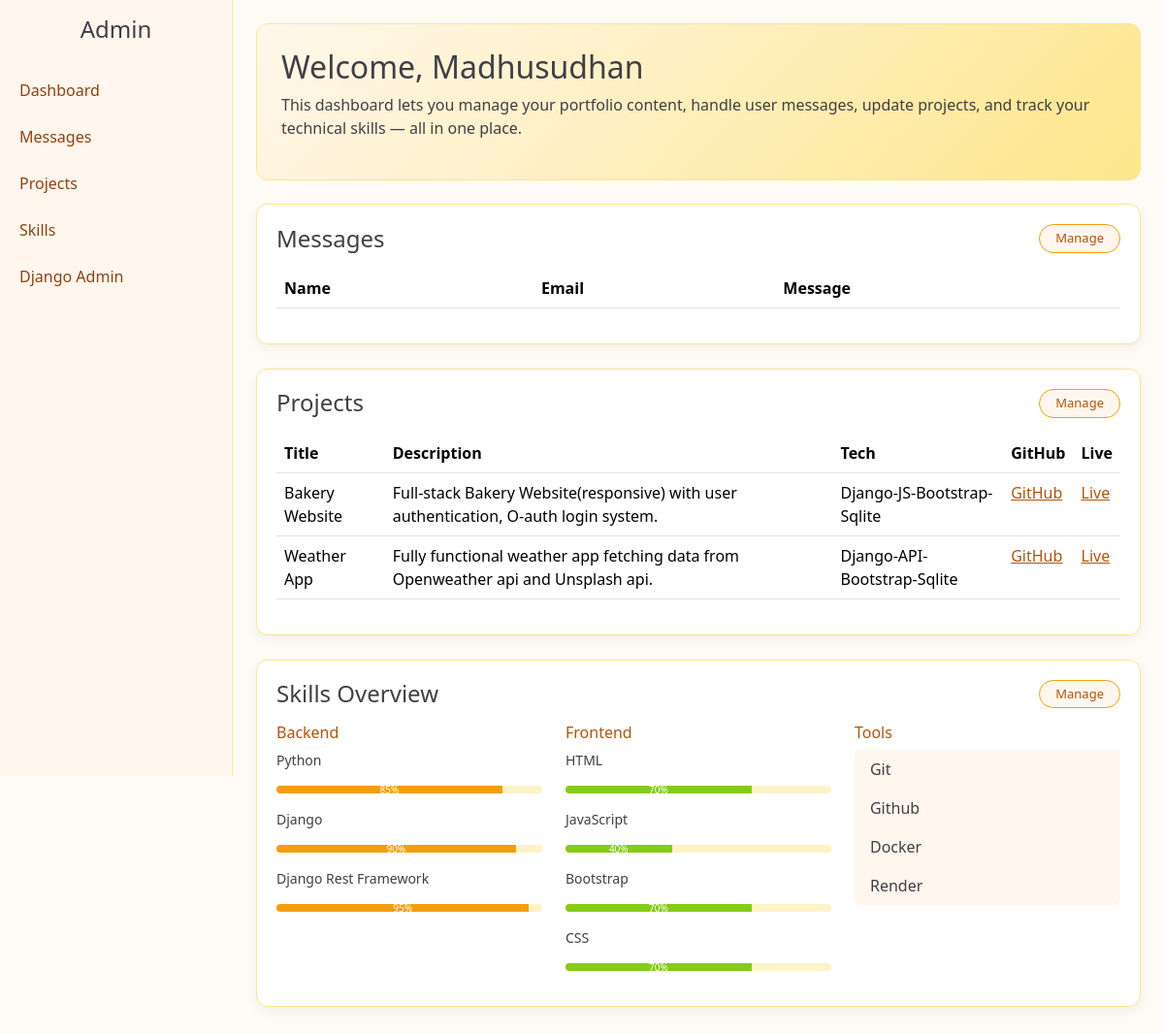
/contentadmin/ (signed in), run on an earlier commit of the app's database.
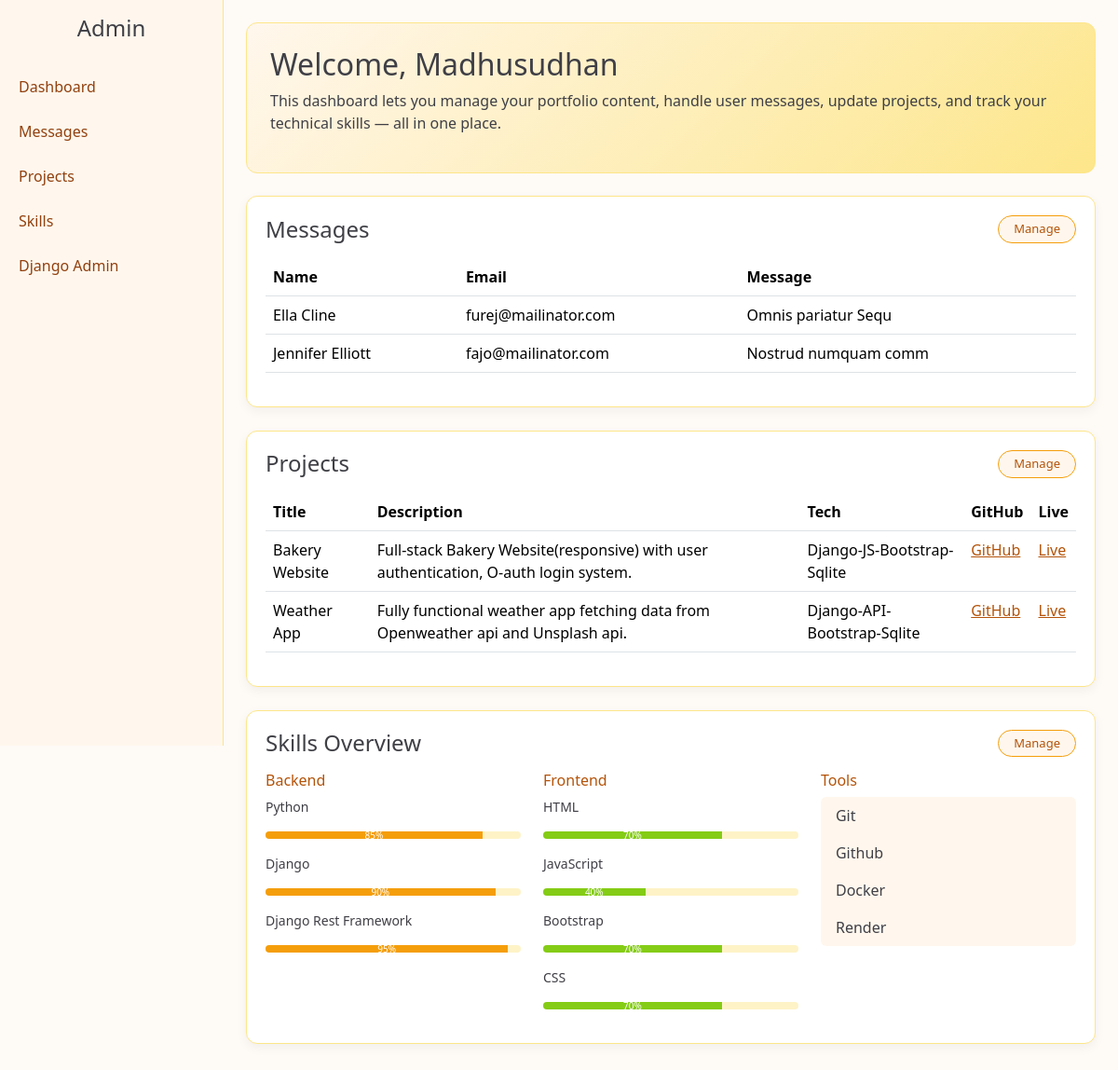
And on a later commit of the database.
### app/models.py (models this page shows, shortened)
class Projects(models.Model):
    title=models.CharField(max_length=200)
    desc=models.TextField()
    tech=models.CharField(max_length=200)
    github_link=models.TextField(null=True,blank=True)
    live_link=models.TextField(null=True,blank=True)

class Backend(models.Model):
    name=models.CharField(max_length=200)
    progress=models.IntegerField()

class Frontend(models.Model):
    name=models.CharField(max_length=200)
    progress=models.IntegerField()

class Tools(models.Model):
    name=models.CharField(max_length=200)

class Message(models.Model):
    name=models.CharField(max_length=200)
    email=models.EmailField()
    message=models.TextField()

### app/views.py (the view, shortened to what this page needs)
# urls.py: path('contentadmin/',views.content,name='content')
@login_required(login_url='login')
def content(request):
    msg=Message.objects.all()
    project=Projects.objects.all()
    backend=Backend.objects.all()
    frontend=Frontend.objects.all()
    tools=Tools.objects.all()
    context={
        'msg':msg,
        'project':project,
        'backend':backend,
        'frontend':frontend,
        'tools':tools
    }
    return render(request,'account/content.html',context)

### app/time.py (called while the page is built)
def time(request):
    return{'date':datetime.now()}

### app/templates/account/content.html (shortened to what this page needs)
{% load static %}
<!DOCTYPE html>
<html lang="en">
<head>
    <link href="https://cdn.jsdelivr.net/npm/bootstrap@5.3.8/dist/css/bootstrap.min.css" rel="stylesheet">
    <link rel="stylesheet" href="{% static 'css/content.css' %}">
</head>
<body>
<div class="d-flex">
    <div class="sidebar">
        <h4 class="text-center py-3">Admin</h4>
        <ul>
            <li><a href="#">Dashboard</a></li>
            <li><a href="#">Messages</a></li>
            <li><a href="#">Projects</a></li>
            <li><a href="#">Skills</a></li>
            <li><a href="{% url 'admin:index' %}">Django Admin</a></li>
        </ul>
    </div>
    <div class="main-content p-4">
        <div class="admin-hero mb-4">
            <h2>Welcome, Madhusudhan</h2>
            <p>
                This dashboard lets you manage your portfolio content, handle user messages,
                update projects, and track your technical skills — all in one place.
            </p>
        </div>
        <div class="card-box">
            <div class="card-header-custom">
                <h4 class="mb-0"> Messages</h4>
                <div class="btn-wrap">
                    <a href="{% url 'admin:index' %}" class="btn-manage">
                         Manage
                    </a>
                </div>
            </div>
            <table class="table table-hover mt-3">
                <thead>
                    <tr>
                        <th>Name</th>
                        <th>Email</th>
                        <th>Message</th>
                    </tr>
                </thead>
                <tbody>
                    {% for i in msg %}
                    <tr>
                        <td>{{i.name}}</td>
                        <td>{{i.email}}</td>
                        <td>{{i.message}}</td>
                    </tr>
                    {% endfor %}
                </tbody>
            </table>
        </div>
        <div class="card-box">
            <div class="card-header-custom">
                <h4 class="mb-0"> Projects</h4>
                <div class="btn-wrap">
                    <a href="{% url 'admin:index' %}" class="btn-manage">
                         Manage
                    </a>
                </div>
            </div>
            <table class="table table-hover mt-3">
                <thead>
                    <tr>
                        <th>Title</th>
                        <th>Description</th>
                        <th>Tech</th>
                        <th>GitHub</th>
                        <th>Live</th>
                    </tr>
                </thead>
                <tbody>
                    {% for i in project %}
                    <tr>
                        <td>{{i.title}}</td>
                        <td>{{i.desc}}</td>
                        <td>{{i.tech}}</td>
                        <td><a href="{{i.github_link}}" target="_blank">GitHub</a></td>
                        <td><a href="{{i.live_link}}" target="_blank">Live</a></td>
                    </tr>
                    {% endfor %}
                </tbody>
            </table>
        </div>
        <div class="card-box">
            <div class="card-header-custom">
                <h4 class="mb-0"> Skills Overview</h4>
                <div class="btn-wrap">
                    <a href="{% url 'admin:index' %}" class="btn-manage">
                         Manage
                    </a>
                </div>
            </div>
            <div class="row mt-3">
                <div class="col-md-4">
                    <h6 class="section-title">Backend</h6>
                    {% for i in backend %}
                        <p class="skill-name">{{i.name}}</p>
                        <div class="progress mb-3">
                            <div class="progress-bar" style="width: {{i.progress}}%">
                                {{i.progress}}%
                            </div>
                        </div>
                    {% endfor %}
                </div>
                <div class="col-md-4">
                    <h6 class="section-title">Frontend</h6>
                    {% for i in frontend %}
                        <p class="skill-name">{{i.name}}</p>
                        <div class="progress mb-3">
                            <div class="progress-bar bg-success" style="width: {{i.progress}}%">
                                {{i.progress}}%
                            </div>
                        </div>
                    {% endfor %}
                </div>
                <div class="col-md-4">
                    <h6 class="section-title">Tools</h6>
                    <ul class="list-group">
                        {% for i in tools %}
                        <li class="list-group-item">
                            {{i.name}}
                        </li>
                        {% endfor %}
                    </ul>
                </div>
            </div>
        </div>
    </div>
</div>
</body>
</html>

### app/static/css/content.css (style rules this page uses)
body { margin: 0; font-family: 'Segoe UI', sans-serif; background: #fefaf6; color: #3f3f46; }
.sidebar { width: 240px; height: 100vh; background: #fff7ed; position: fixed; border-right: 1px solid #fde68a; }
.sidebar ul { list-style: none; padding: 0; }
.sidebar ul li { padding: 12px 20px; }
.sidebar ul li a { color: #92400e; text-decoration: none; display: block; transition: 0.3s; }
.main-content { margin-left: 240px; width: 100%; }
.admin-hero { background: linear-gradient(135deg, #fff7ed, #fde68a); padding: 25px; border-radius: 12px; border: 1px solid #fde68a; }
.card-box { background: #ffffff; padding: 20px; border-radius: 12px; margin-bottom: 25px; border: 1px solid #fde68a; box-shadow: 0 4px 12px rgba(0,0,0,0.05); }
.card-header-custom { display: flex; justify-content: space-between; align-items: center; gap: 12px; }
.btn-wrap { flex-shrink: 0; }
.btn-manage { display: inline-block; padding: 6px 16px; font-size: 13px; border-radius: 20px; text-decoration: none; color: #b45309; border: 1px solid #f59e0b; background: #fff7ed; white-space: nowrap; line-height: 1.2; transition: all 0.25s ease; }
.section-title { color: #b45309; }
.skill-name { font-size: 14px; }
.progress { height: 8px; background-color: #fef3c7; }
.progress-bar { background-color: #f59e0b; font-size: 10px; }
.progress-bar.bg-success { background-color: #84cc16 !important; }
.table { color: #3f3f46; }
.table thead { background: #fff7ed; }
.table a { color: #b45309; }
.list-group-item { background: #fff7ed !important; color: #3f3f46; border: none; }
.card-box { overflow-x: auto; }

What changed in the data, as far as the page shows it:
added Message: name "Ella Cline", email "furej@mailinator.com", message "Omnis pariatur Sequ"
added Message: name "Jennifer Elliott", email "fajo@mailinator.com", message "Nostrud numquam comm"
